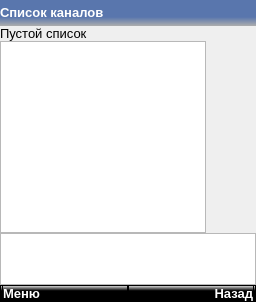
      <widget class="QWidget" name="channel_list_page">
       <property name="styleSheet">
        <string notr="true"/>
       </property>
       <layout class="QVBoxLayout" name="verticalLayout">
        <property name="spacing">
         <number>0</number>
        </property>
        <property name="sizeConstraint">
         <enum>QLayout::SetMaximumSize</enum>
        </property>
        <property name="leftMargin">
         <number>0</number>
        </property>
        <property name="topMargin">
         <number>0</number>
        </property>
        <property name="rightMargin">
         <number>0</number>
        </property>
        <property name="bottomMargin">
         <number>0</number>
        </property>
        <item>
         <layout class="QVBoxLayout" name="verticalLayout_12">
          <property name="spacing">
           <number>0</number>
          </property>
          <item>
           <widget class="QWidget" name="horizontalWidget" native="true">
            <property name="styleSheet">
             <string notr="true">background: qlineargradient(spread:pad, x1:0, y1:0, x2:0, y2:1, stop:0.659091 rgba(89, 118, 173, 255), stop:1 rgba(173, 173, 173, 255));</string>
            </property>
            <layout class="QHBoxLayout" name="horizontalLayout_24">
             <property name="spacing">
              <number>0</number>
             </property>
             <property name="leftMargin">
              <number>0</number>
             </property>
             <property name="topMargin">
              <number>1</number>
             </property>
             <property name="rightMargin">
              <number>0</number>
             </property>
             <property name="bottomMargin">
              <number>1</number>
             </property>
             <item>
              <widget class="QLabel" name="label_8">
               <property name="sizePolicy">
                <sizepolicy hsizetype="Preferred" vsizetype="Fixed">
                 <horstretch>0</horstretch>
                 <verstretch>0</verstretch>
                </sizepolicy>
               </property>
               <property name="sizeIncrement">
                <size>
                 <width>0</width>
                 <height>0</height>
                </size>
               </property>
               <property name="baseSize">
                <size>
                 <width>0</width>
                 <height>0</height>
                </size>
               </property>
               <property name="font">
                <font>
                 <pointsize>10</pointsize>
                 <weight>75</weight>
                 <bold>true</bold>
                </font>
               </property>
               <property name="styleSheet">
                <string notr="true">color: rgb(255, 255, 255);
background: none;</string>
               </property>
               <property name="text">
                <string>Список каналов</string>
               </property>
               <property name="scaledContents">
                <bool>false</bool>
               </property>
              </widget>
             </item>
             <item>
              <widget class="QLabel" name="bat_2">
               <property name="sizePolicy">
                <sizepolicy hsizetype="Fixed" vsizetype="Fixed">
                 <horstretch>0</horstretch>
                 <verstretch>0</verstretch>
                </sizepolicy>
               </property>
               <property name="minimumSize">
                <size>
                 <width>24</width>
                 <height>24</height>
                </size>
               </property>
               <property name="maximumSize">
                <size>
                 <width>24</width>
                 <height>24</height>
                </size>
               </property>
               <property name="layoutDirection">
                <enum>Qt::LeftToRight</enum>
               </property>
               <property name="styleSheet">
                <string notr="true">border-image: url(:/resources/battery64.png);
background: none;</string>
               </property>
               <property name="text">
                <string/>
               </property>
               <property name="alignment">
                <set>Qt::AlignRight|Qt::AlignTrailing|Qt::AlignVCenter</set>
               </property>
               <property name="margin">
                <number>0</number>
               </property>
              </widget>
             </item>
            </layout>
           </widget>
          </item>
          <item>
           <widget class="QLabel" name="empty_channel_list_label">
            <property name="font">
             <font>
              <pointsize>10</pointsize>
             </font>
            </property>
            <property name="text">
             <string>Пустой список</string>
            </property>
           </widget>
          </item>
          <item>
           <widget class="QListWidget" name="channel_list">
            <property name="sizePolicy">
             <sizepolicy hsizetype="Expanding" vsizetype="Expanding">
              <horstretch>0</horstretch>
              <verstretch>0</verstretch>
             </sizepolicy>
            </property>
            <property name="maximumSize">
             <size>
              <width>206</width>
              <height>16777215</height>
             </size>
            </property>
            <property name="font">
             <font>
              <weight>75</weight>
              <bold>true</bold>
             </font>
            </property>
            <property name="styleSheet">
             <string notr="true">QListView {
    show-decoration-selected: 1; /* make the selection span the entire width of the view */
}

QListView::item:selected:!active {
    background: qlineargradient(x1: 0, y1: 0, x2: 0, y2: 1,
                                stop: 0 #385282, stop: 1 #7597D9);
	color: #FFFFFF;
}
</string>
            </property>
           </widget>
          </item>
          <item>
           <widget class="QWidget" name="channel_popup_menu" native="true">
            <property name="enabled">
             <bool>true</bool>
            </property>
            <property name="sizePolicy">
             <sizepolicy hsizetype="Preferred" vsizetype="Expanding">
              <horstretch>0</horstretch>
              <verstretch>0</verstretch>
             </sizepolicy>
            </property>
            <layout class="QVBoxLayout" name="verticalLayout_19">
             <property name="spacing">
              <number>0</number>
             </property>
             <property name="leftMargin">
              <number>0</number>
             </property>
             <property name="topMargin">
              <number>0</number>
             </property>
             <property name="rightMargin">
              <number>0</number>
             </property>
             <property name="bottomMargin">
              <number>0</number>
             </property>
             <item>
              <widget class="QListWidget" name="channel_popup_menu_list">
               <property name="enabled">
                <bool>true</bool>
               </property>
               <property name="sizePolicy">
                <sizepolicy hsizetype="Expanding" vsizetype="Maximum">
                 <horstretch>0</horstretch>
                 <verstretch>0</verstretch>
                </sizepolicy>
               </property>
               <property name="maximumSize">
                <size>
                 <width>16777215</width>
                 <height>52</height>
                </size>
               </property>
               <property name="styleSheet">
                <string notr="true">QListView {
    show-decoration-selected: 1; /* make the selection span the entire width of the view */
}

QListView::item:selected:!active {
    background: qlineargradient(x1: 0, y1: 0, x2: 0, y2: 1,
                                stop: 0 #385282, stop: 1 #7597D9);
	color: #FFFFFF;
}
</string>
               </property>
               <property name="selectionRectVisible">
                <bool>false</bool>
               </property>
              </widget>
             </item>
            </layout>
           </widget>
          </item>
          <item>
           <widget class="QWidget" name="horizontalWidget_7" native="true">
            <property name="sizePolicy">
             <sizepolicy hsizetype="Preferred" vsizetype="Fixed">
              <horstretch>0</horstretch>
              <verstretch>0</verstretch>
             </sizepolicy>
            </property>
            <property name="styleSheet">
             <string notr="true">QWidget {
	background: qlineargradient(spread:pad, x1:0, y1:1, x2:0, y2:0, stop:0.659091 rgba(0, 0, 0, 255), stop:1 rgba(255, 255, 255, 255));
border: 1px solid black;
}
QLabel {
	color: rgb(255, 255, 255)
}</string>
            </property>
            <layout class="QHBoxLayout" name="horizontalLayout_6">
             <property name="spacing">
              <number>0</number>
             </property>
             <property name="leftMargin">
              <number>2</number>
             </property>
             <property name="topMargin">
              <number>0</number>
             </property>
             <property name="rightMargin">
              <number>2</number>
             </property>
             <property name="bottomMargin">
              <number>0</number>
             </property>
             <item>
              <widget class="QPushButton" name="channel_list_left">
               <property name="enabled">
                <bool>true</bool>
               </property>
               <property name="font">
                <font>
                 <pointsize>10</pointsize>
                 <weight>75</weight>
                 <bold>true</bold>
                </font>
               </property>
               <property name="styleSheet">
                <string notr="true">color: rgb(255, 255, 255);
text-align:left;</string>
               </property>
               <property name="text">
                <string>Меню</string>
               </property>
              </widget>
             </item>
             <item>
              <widget class="QPushButton" name="channel_list_right">
               <property name="font">
                <font>
                 <pointsize>10</pointsize>
                 <weight>75</weight>
                 <bold>true</bold>
                </font>
               </property>
               <property name="layoutDirection">
                <enum>Qt::LeftToRight</enum>
               </property>
               <property name="autoFillBackground">
                <bool>false</bool>
               </property>
               <property name="styleSheet">
                <string notr="true">color: rgb(255, 255, 255);
text-align:right;</string>
               </property>
               <property name="text">
                <string>Назад</string>
               </property>
               <property name="autoDefault">
                <bool>false</bool>
               </property>
               <property name="default">
                <bool>false</bool>
               </property>
               <property name="flat">
                <bool>false</bool>
               </property>
              </widget>
             </item>
            </layout>
           </widget>
          </item>
         </layout>
        </item>
       </layout>
      </widget>
